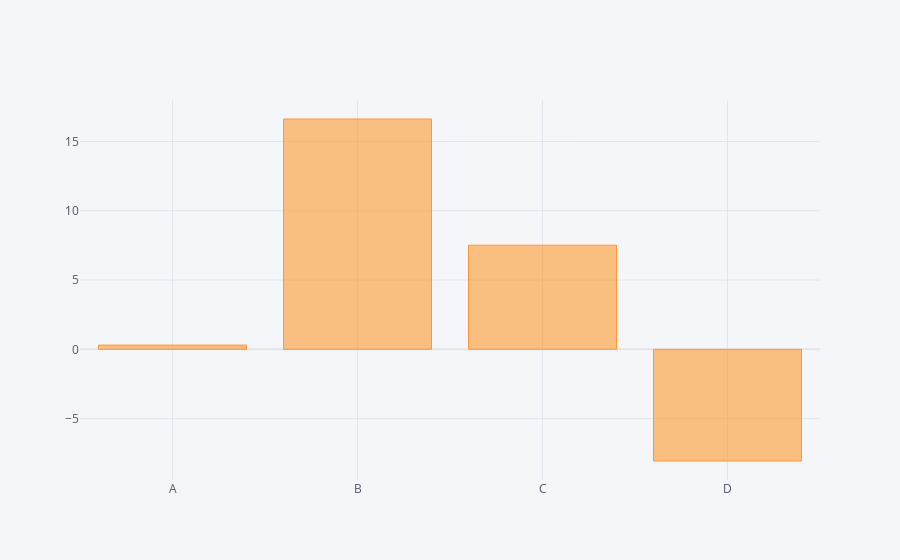

This figure's notebook cell:
### Code cell
df.sum().iplot(kind='bar')

### Figure 1 — Plotly figure (JSON) as saved in the notebook; plotly's stock layout.template omitted (floating-point values rounded to 4 significant figures)
{"data": [{"marker": {"color": "rgba(255, 153, 51, 0.6)", "line": {"color": "rgba(255, 153, 51, 1.0)", "width": 1}}, "name": "None", "orientation": "v", "text": "", "type": "bar", "x": ["A", "B", "C", "D"], "y": [0.3061, 16.63, 7.516, -8.059]}], "layout": {"legend": {"bgcolor": "#F5F6F9", "font": {"color": "#4D5663"}}, "paper_bgcolor": "#F5F6F9", "plot_bgcolor": "#F5F6F9", "title": {"font": {"color": "#4D5663"}}, "xaxis": {"gridcolor": "#E1E5ED", "showgrid": true, "tickfont": {"color": "#4D5663"}, "title": {"font": {"color": "#4D5663"}, "text": ""}, "zerolinecolor": "#E1E5ED"}, "yaxis": {"gridcolor": "#E1E5ED", "showgrid": true, "tickfont": {"color": "#4D5663"}, "title": {"font": {"color": "#4D5663"}, "text": ""}, "zerolinecolor": "#E1E5ED"}}}
